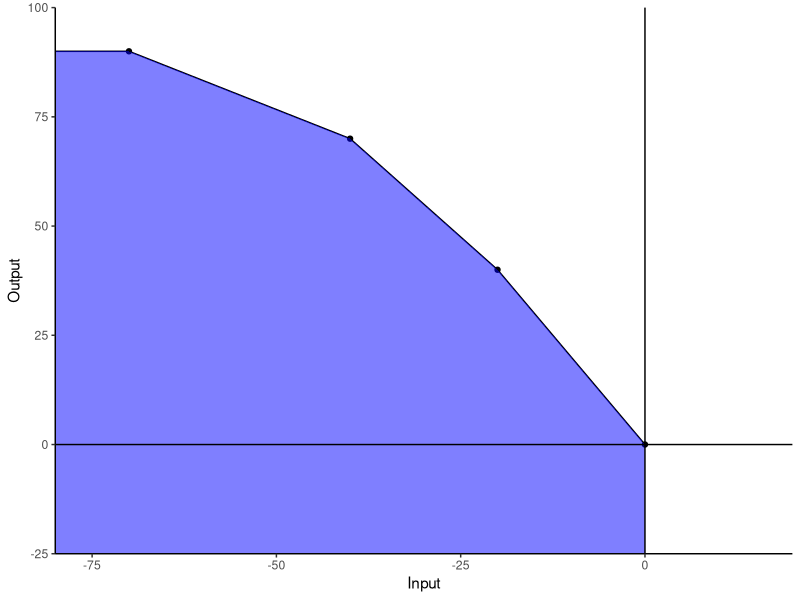
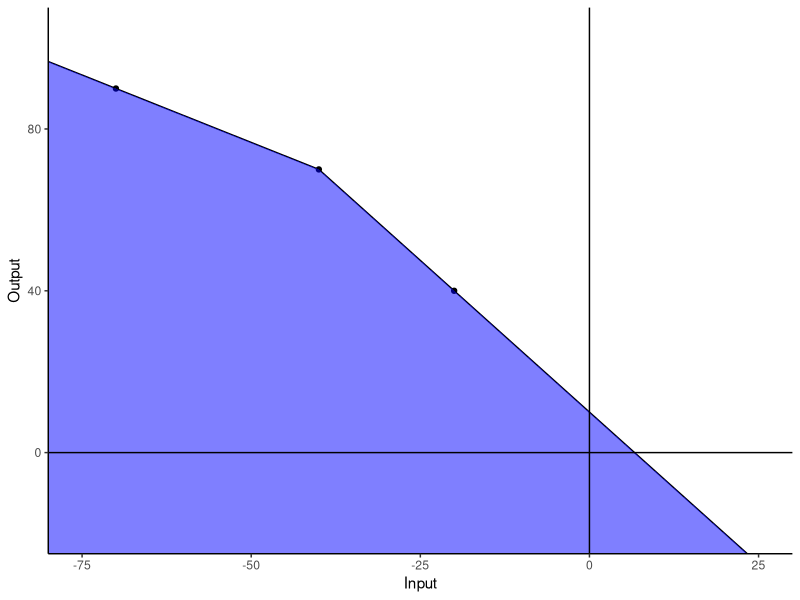

These figures' R source, in order:

library(ggplot2)

pinv <- as.matrix(data.frame(c(1,-4),c(-2,7)))
p    <- as.matrix(data.frame(c(-7,-4),c(-2,-1)))
w    <- as.matrix(data.frame(c(1,2),c(-1,3)))
p
pinv
w
t <- p %*% w %*% pinv
x <- as.matrix(data.frame(c(1,2)))
t %*% x
t %*% p %*% x
pinv %*% t %*% p %*% x
w %*% x


dataset <- c(1,2)

for ( d in dataset ){
  p1 <- c(7,4)
  p2 <- c(5,5)
  p3 <- c(4,8)
  
  if ( d == 1 ){
    y1 <- c(-20,40)
    y2 <- c(-50,60)
    y3 <- c(-70,90)
  }else{
    y1 <- c(-20,40)
    y2 <- c(-40,70)
    y3 <- c(-70,90)
  }
  
  
  p <- list(p1,p2,p3)
  y <- list(y1,y2,y3)
  
  pi <- matrix(nrow=3,ncol=3)
  
  for ( r in 1:3 ){
    for ( c in 1:3 ){
      pi[r,c] <- p[[r]] %*% y[[c]]
    }
  }
  
  print(paste0('Dataset ',d,':'))
  print(pi)
  print('')
}

y[[4]] <- c(0,0)

dat <- data.frame(y1=rep(0,times=length(y)),y2=rep(0,times=length(y)))

for ( x in 1:length(y) ){
  dat$y1[x] <- y[[x]][1]
  dat$y2[x] <- y[[x]][2]
}


dat <- rbind(
  data.frame(y1=c(-80,-80),y2=c(-25,max(dat$y2))),
  data.frame(y1=c(-70,-40,-20,0),y2=c(90,70,40,0)),
  data.frame(y1=c(0),y2=c(-25))
)

filepath <- 'C:/Users/edgel/Google Drive/UW-Madison/Fall 2020/Econ 711 (Micro)/Problem Sets/PS1/'
png(file=paste0(filepath,'problem2b_prodset.png'), width = 350, height = 170)
ggplot(dat,aes(y1,y2)) +
  geom_line(dat[2:(nrow(dat)-1),],mapping=aes(y1,y2)) + 
  geom_point(dat[3:(nrow(dat)-1),],mapping=aes(y1,y2)) +
  geom_polygon(fill='blue',alpha=0.5) +
  theme_classic() + 
  scale_y_continuous(limits = c(-25,100), expand = c(0, 0)) +
  scale_x_continuous(limits = c(-80,20), expand = c(0, 0)) +
  ylab('Output') + xlab('Input') +
  geom_vline(xintercept=0) +
  geom_hline(yintercept=0)
dev.off()


dat <- rbind(
  data.frame(y1=c(-80,-80),y2=c(-25,290/3)),
  data.frame(y1=c(-70,-40,-20),y2=c(90,70,40)),
  data.frame(y1=c(70/3),y2=c(-25))
)

png(file=paste0(filepath,'problem2c_prodset.png'), width = 350, height = 170)
ggplot(dat,aes(y1,y2)) +
  geom_line(dat[2:nrow(dat),],mapping=aes(y1,y2)) + 
  geom_point(dat[3:(nrow(dat)-1),],mapping=aes(y1,y2)) +
  geom_polygon(fill='blue',alpha=0.5) +
  theme_classic() + 
  scale_y_continuous(limits = c(-25,110), expand = c(0, 0)) +
  scale_x_continuous(limits = c(-80,30), expand = c(0, 0)) +
  ylab('Output') + xlab('Input') +
  geom_vline(xintercept=0) +
  geom_hline(yintercept=0)
dev.off()

